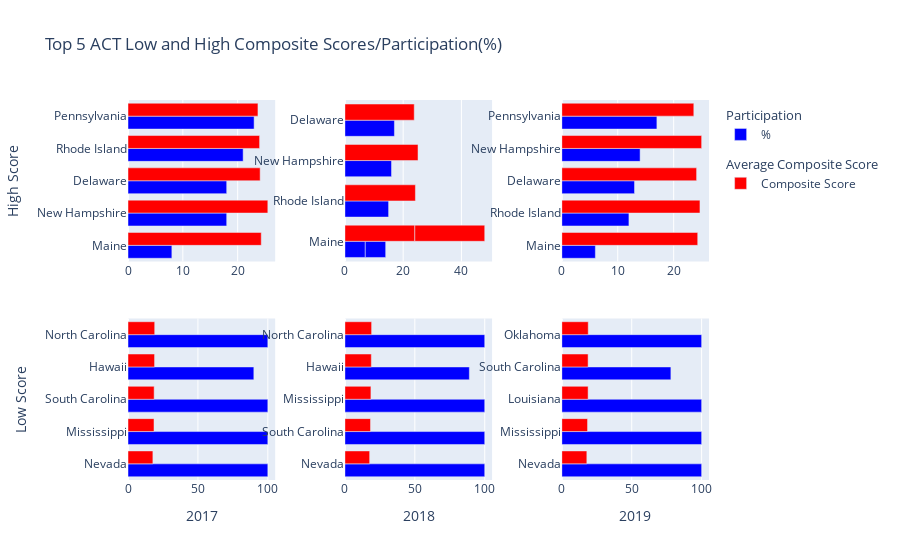

Source (notebook cell):
### Markdown cell above
### States with lowest participation and score each year

### Code cell
# make subplot
fig = make_subplots(rows=2, cols=3, specs = [[{}, {}, {}],[{}, {}, {}]], horizontal_spacing = 0.12, vertical_spacing=0.15)

# 2017 High Comp Score/ Participation top 5
worst_ACTp_2017 = df_ACT_2017_cleaned.sort_values(by='participation').head(5)
# 2017 Low Comp Score/ Participation top 5
worst_ACTc_2017 = df_ACT_2017_cleaned.sort_values(by='composite').head(5)
# row 1 col 1 High Score
# add trace
fig.add_trace(
    go.Bar(x=worst_ACTp_2017["participation"], y=worst_ACTp_2017["state"], orientation='h', marker={'color': 'blue'}, legendgroup='group1', legendgrouptitle_text="Participation", name="%"),
    row=1, col=1
)
# add trace
fig.add_trace(
    go.Bar(x=worst_ACTp_2017["composite"], y=worst_ACTp_2017["state"], orientation='h', marker={'color': 'red'}, legendgroup='group2', legendgrouptitle_text='Average Composite Score', name="Composite Score"),
    row=1, col=1
)

# row 2 col 2 Low Score
# add trace
fig.add_trace(
    go.Bar(x=worst_ACTc_2017["participation"], y=worst_ACTc_2017["state"], orientation='h', marker={'color': 'blue'}, legendgroup='group1',showlegend=False),
    row=2, col=1
)
# add trace
fig.add_trace(
    go.Bar(x=worst_ACTc_2017["composite"], y=worst_ACTc_2017["state"], orientation='h', marker={'color': 'red'}, legendgroup='group2',showlegend=False),
    row=2, col=1
)
# label col
fig.update_xaxes(title_text="2017", row=2, col=1)

# 2018 High Comp Score/ Participation top 5
worst_ACTp_2018 = df_ACT_2018_cleaned.sort_values(by='participation').head(5)
# 2018 Low Comp Score/ Participation top 5
worst_ACTc_2018 = df_ACT_2018_cleaned.sort_values(by='composite').head(5) 
# row 1 col 2
# add  trace
fig.add_trace(
    go.Bar(x=worst_ACTp_2018["participation"], y=worst_ACTp_2018["state"], orientation='h', marker={'color': 'blue'}, legendgroup='group1',showlegend=False),
    row=1, col=2
)
# add trace
fig.add_trace(
    go.Bar(x=worst_ACTp_2018["composite"], y=worst_ACTp_2018["state"], orientation='h', marker={'color': 'red'}, legendgroup='group2',showlegend=False),
    row=1, col=2
)

# row 2 col 2
# add trace
fig.add_trace(
    go.Bar(x=worst_ACTc_2018["participation"], y=worst_ACTc_2018["state"], orientation='h', marker={'color': 'blue'}, legendgroup='group1',showlegend=False),
    row=2, col=2
)
# add trace
fig.add_trace(
    go.Bar(x=worst_ACTc_2018["composite"], y=worst_ACTc_2018["state"], orientation='h', marker={'color': 'red'}, legendgroup='group2',showlegend=False),
    row=2, col=2
)
# label col
fig.update_xaxes(title_text="2018", row=2, col=2)

# 2019 High Comp Score/ Participation top 5
worst_ACTp_2019 = df_ACT_2019_cleaned.sort_values(by='participation').head(5)
# 2019 Low Comp Score/ Participation top 5
worst_ACTc_2019 = df_ACT_2019_cleaned.sort_values(by='composite').head(5)
# row 1 col 3
# add trace
fig.add_trace(
    go.Bar(x=worst_ACTp_2019["participation"], y=worst_ACTp_2019["state"], orientation='h', marker={'color': 'blue'}, legendgroup='group1',showlegend=False),
    row=1, col=3
)
# add trace
fig.add_trace(
    go.Bar(x=worst_ACTp_2019["composite"], y=worst_ACTp_2019["state"], orientation='h', marker={'color': 'red'}, legendgroup='group2',showlegend=False),
    row=1, col=3
)

# row 2 col 3
# add trace
fig.add_trace(
    go.Bar(x=worst_ACTc_2019["participation"], y=worst_ACTc_2019["state"], orientation='h', marker={'color': 'blue'}, legendgroup='group1',showlegend=False),
    row=2, col=3
)
fig.add_trace(
    go.Bar(x=worst_ACTc_2019["composite"], y=worst_ACTc_2019["state"], orientation='h', marker={'color': 'red'}, legendgroup='group2',showlegend=False),
    row=2, col=3
)
#label col
fig.update_xaxes(title_text="2019", row=2, col=3)

# label y axis
fig.update_yaxes(title_text="Low Score", row=2, col=1)
fig.update_yaxes(title_text="High Score", row=1, col=1)

# update layout
fig.update_layout(
    boxmode='group', 
    boxgap=0.8,
    boxgroupgap=0.7,
    paper_bgcolor='rgba(0,0,0,0)',
    showlegend=True,
    title_text="Top 5 ACT Low and High Composite Scores/Participation(%)"
)

# fig.write_image(file='./img/low_high_5_ACT.png', format='png', width=1000)

### Figure 1 — Plotly figure (JSON) as saved in the notebook; plotly's stock layout.template omitted (floating-point values rounded to 4 significant figures)
{"data": [{"legendgroup": "group1", "legendgrouptitle": {"text": "Participation"}, "marker": {"color": "blue"}, "name": "%", "orientation": "h", "type": "bar", "x": [8, 18, 18, 21, 23], "xaxis": "x", "y": ["Maine", "New Hampshire", "Delaware", "Rhode Island", "Pennsylvania"], "yaxis": "y"}, {"legendgroup": "group2", "legendgrouptitle": {"text": "Average Composite Score"}, "marker": {"color": "red"}, "name": "Composite Score", "orientation": "h", "type": "bar", "x": [24.3, 25.5, 24.1, 24, 23.7], "xaxis": "x", "y": ["Maine", "New Hampshire", "Delaware", "Rhode Island", "Pennsylvania"], "yaxis": "y"}, {"legendgroup": "group1", "marker": {"color": "blue"}, "orientation": "h", "showlegend": false, "type": "bar", "x": [100, 100, 100, 90, 100], "xaxis": "x4", "y": ["Nevada", "Mississippi", "South Carolina", "Hawaii", "North Carolina"], "yaxis": "y4"}, {"legendgroup": "group2", "marker": {"color": "red"}, "orientation": "h", "showlegend": false, "type": "bar", "x": [17.8, 18.6, 18.7, 19, 19.1], "xaxis": "x4", "y": ["Nevada", "Mississippi", "South Carolina", "Hawaii", "North Carolina"], "yaxis": "y4"}, {"legendgroup": "group1", "marker": {"color": "blue"}, "orientation": "h", "showlegend": false, "type": "bar", "x": [7, 7, 15, 16, 17], "xaxis": "x2", "y": ["Maine", "Maine", "Rhode Island", "New Hampshire", "Delaware"], "yaxis": "y2"}, {"legendgroup": "group2", "marker": {"color": "red"}, "orientation": "h", "showlegend": false, "type": "bar", "x": [24, 24, 24.2, 25.1, 23.8], "xaxis": "x2", "y": ["Maine", "Maine", "Rhode Island", "New Hampshire", "Delaware"], "yaxis": "y2"}, {"legendgroup": "group1", "marker": {"color": "blue"}, "orientation": "h", "showlegend": false, "type": "bar", "x": [100, 100, 100, 89, 100], "xaxis": "x5", "y": ["Nevada", "South Carolina", "Mississippi", "Hawaii", "North Carolina"], "yaxis": "y5"}, {"legendgroup": "group2", "marker": {"color": "red"}, "orientation": "h", "showlegend": false, "type": "bar", "x": [17.7, 18.3, 18.6, 18.9, 19.1], "xaxis": "x5", "y": ["Nevada", "South Carolina", "Mississippi", "Hawaii", "North Carolina"], "yaxis": "y5"}, {"legendgroup": "group1", "marker": {"color": "blue"}, "orientation": "h", "showlegend": false, "type": "bar", "x": [6, 12, 13, 14, 17], "xaxis": "x3", "y": ["Maine", "Rhode Island", "Delaware", "New Hampshire", "Pennsylvania"], "yaxis": "y3"}, {"legendgroup": "group2", "marker": {"color": "red"}, "orientation": "h", "showlegend": false, "type": "bar", "x": [24.3, 24.7, 24.1, 25, 23.6], "xaxis": "x3", "y": ["Maine", "Rhode Island", "Delaware", "New Hampshire", "Pennsylvania"], "yaxis": "y3"}, {"legendgroup": "group1", "marker": {"color": "blue"}, "orientation": "h", "showlegend": false, "type": "bar", "x": [100, 100, 100, 78, 100], "xaxis": "x6", "y": ["Nevada", "Mississippi", "Louisiana", "South Carolina", "Oklahoma"], "yaxis": "y6"}, {"legendgroup": "group2", "marker": {"color": "red"}, "orientation": "h", "showlegend": false, "type": "bar", "x": [17.9, 18.4, 18.8, 18.8, 18.9], "xaxis": "x6", "y": ["Nevada", "Mississippi", "Louisiana", "South Carolina", "Oklahoma"], "yaxis": "y6"}], "layout": {"boxgap": 0.8, "boxgroupgap": 0.7, "boxmode": "group", "paper_bgcolor": "rgba(0,0,0,0)", "showlegend": true, "title": {"text": "Top 5 ACT Low and High Composite Scores/Participation(%)"}, "xaxis": {"anchor": "y", "domain": [0, 0.2533]}, "xaxis2": {"anchor": "y2", "domain": [0.3733, 0.6267]}, "xaxis3": {"anchor": "y3", "domain": [0.7467, 1]}, "xaxis4": {"anchor": "y4", "domain": [0, 0.2533], "title": {"text": "2017"}}, "xaxis5": {"anchor": "y5", "domain": [0.3733, 0.6267], "title": {"text": "2018"}}, "xaxis6": {"anchor": "y6", "domain": [0.7467, 1], "title": {"text": "2019"}}, "yaxis": {"anchor": "x", "domain": [0.575, 1], "title": {"text": "High Score"}}, "yaxis2": {"anchor": "x2", "domain": [0.575, 1]}, "yaxis3": {"anchor": "x3", "domain": [0.575, 1]}, "yaxis4": {"anchor": "x4", "domain": [0, 0.425], "title": {"text": "Low Score"}}, "yaxis5": {"anchor": "x5", "domain": [0, 0.425]}, "yaxis6": {"anchor": "x6", "domain": [0, 0.425]}}}
